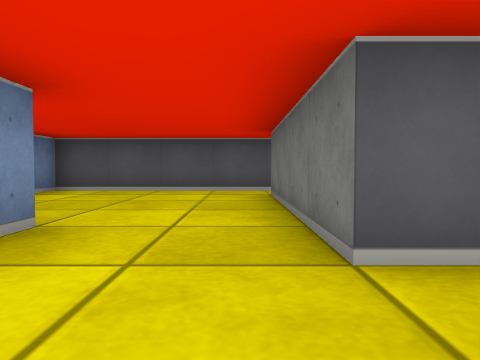
[1] (above)

16 first-person views from a walk through a cub3D ray-caster map. The camera is about half as high as the walls, tilts 2° down and sees 70° across. The floor is counted in squares. Each view is taken from the middle of a square. On the plan, view 1 faces up. The plan holds only what a view shows up to about 9 squares ahead; the rest is blank.

[2]
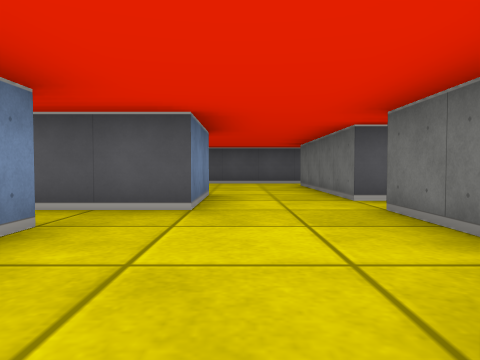

[3]
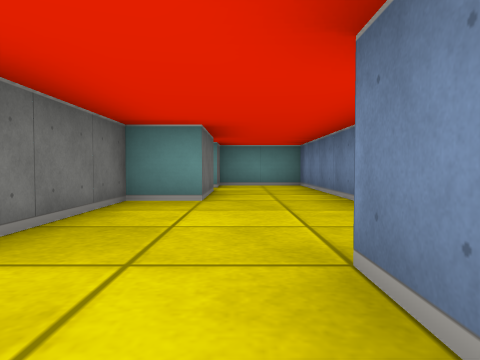

[4]
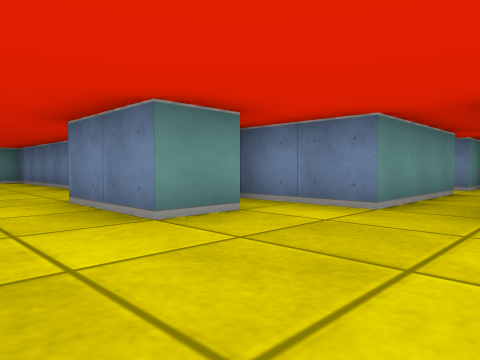

[5]
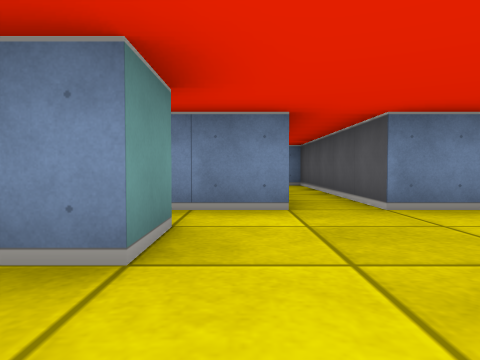

[6]
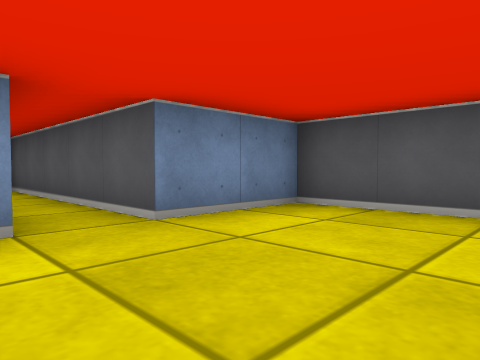

[7]
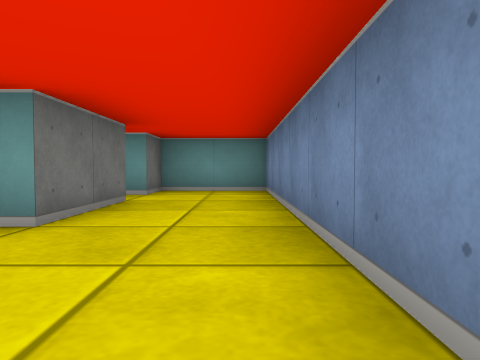

[8]
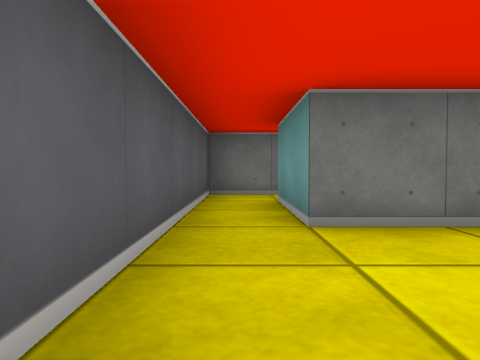

[9]
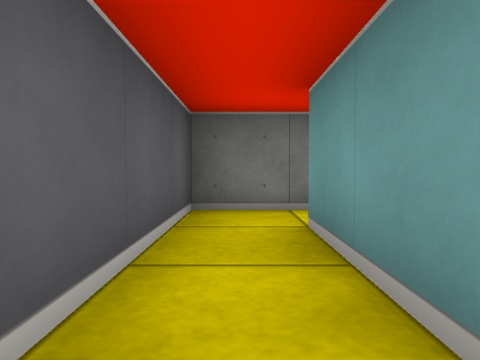

[10]
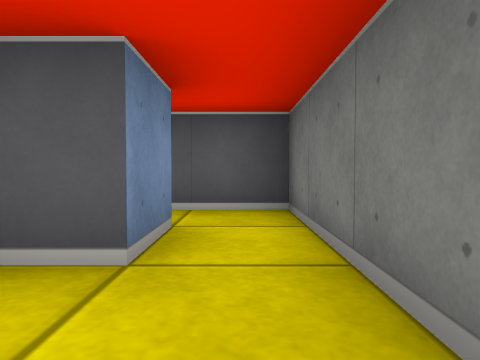

[11]
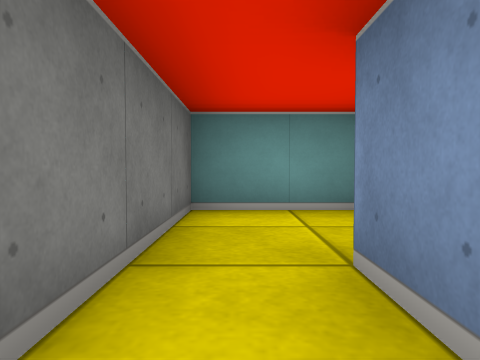

[12]
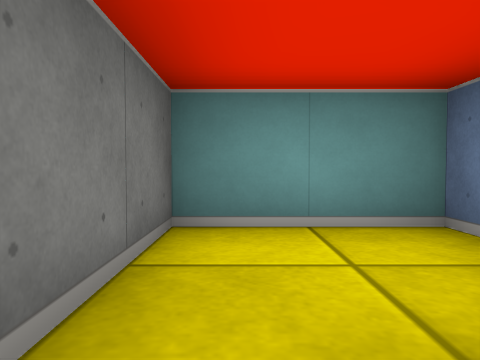

[13]
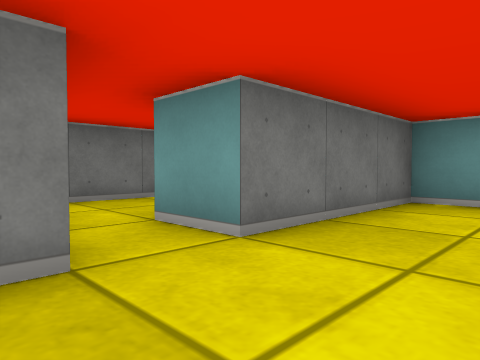

[14]
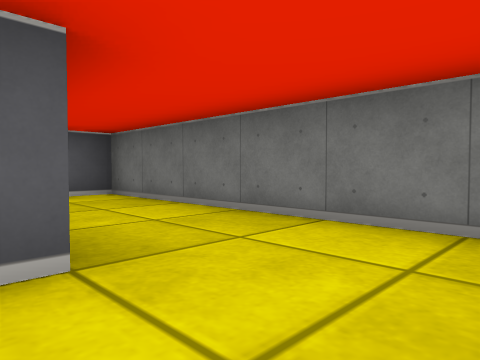

[15]
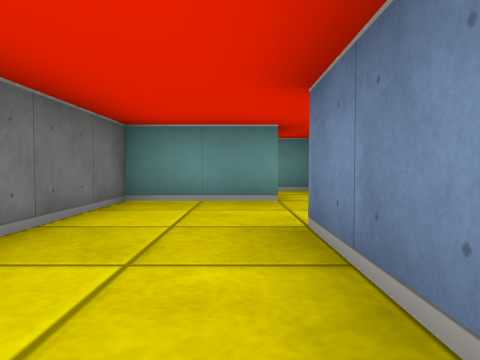

[16]
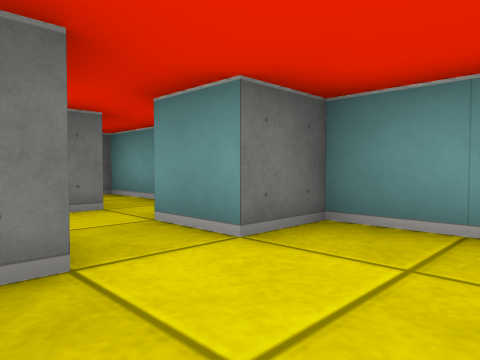

### Floor plan
Points are (right, up) in squares from view 1. A wall is a line through its corners. A room is listed if a view was taken in it or the views show most of it. See-through windows are left out.
Room 1 (views 1, 2, 7, 16)
walls: (-2.5, -0.5) (-2.5, -6.5) (-0.5, -6.5) (-0.5, -5.5); (-0.5, -4.6) (-0.5, -2.5) (0.5, -2.5) (0.5, 0.5); (-1.5, 1.5) (-1.5, 0.5) (-3.1, 0.5)
ways out: opening at (-0.5, 2) to room 2; opening at (0, -5) to room 4; opening at (1, 1) to room 4; opening at (-3.5, 0)
Room 2 (views 3, 4, 5, 6, 8, 9, 13)
walls: (-2.5, 2.5) (-1.5, 2.5) (-1.5, 1.5); (0.5, 1.5) (0.5, 5.5) (2.5, 5.5); (-6.5, 3.5) (-3.5, 3.5) (-3.5, 1.5); (2.5, 6.5) (-3.5, 6.5) (-3.5, 4.5) (-8.5, 4.5) (-8.5, 4.1); (-8.5, 3.5) (-7.5, 3.5)
ways out: opening at (-0.5, 2) to room 1; opening at (1.5, 6) to room 3; opening at (-7, 3)
Room 3 (views 10, 11, 12)
walls: (2.5, 5.5) (2.5, 4.5) (1.9, 4.5); (1.4, 2.5) (3.5, 2.5) (3.5, 6.5) (2.5, 6.5)
ways out: opening at (1.5, 6) to room 2
Room 4 (views 14, 15)
walls: (1.4, -4.5) (3.5, -4.5) (3.5, 1.5) (2.8, 1.5); (1.5, -0.6) (1.5, -2.5); (1.5, -5.6) (1.5, -5.1); (-0.5, -5.5) (0.5, -5.5); (0.6, -6.5) (3.5, -6.5); (0.5, 0.5) (1.5, 0.5); (1.1, 1.5) (0.5, 1.5)
ways out: opening at (0, -5) to room 1; opening at (1, 1) to room 1

Positions as (right, up) in squares from view 1, and headings:
1: (0, 0), facing up
2: (-1, -3), facing up
3: (-1, 2), facing down
4: (0, 5), facing down-left
5: (0, 3), facing left
6: (-1, 3), facing up-left
7: (-2, 0), facing down
8: (-2, 6), facing right
9: (0, 6), facing right
10: (3, 3), facing up
11: (3, 6), facing down
12: (3, 5), facing down
13: (-1, 2), facing down-right
14: (1, -4), facing up-right
15: (2, 0), facing down
16: (-2, -4), facing down-right
